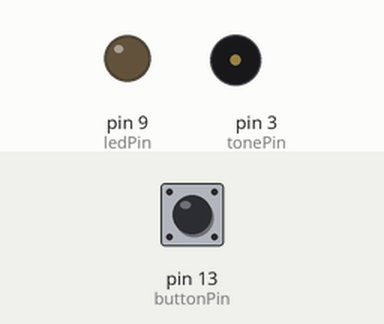
Recording of a sketch running on a simulated Arduino Uno, built with avr-gcc and run on an emulated ATmega328P. Parts: output pins drawn as LEDs (lit = HIGH), buzzer (waves = sounding). Inputs (shaded band) come from the test bench; at power-on: pin 13 (buttonPin) LOW.

Above: at 1.2 s.
1.3 s: pin 13 (buttonPin) pulled HIGH for 1 s
At 1.85 s:
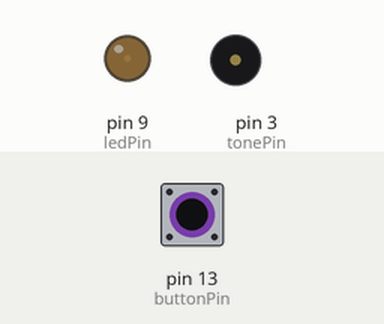
4.3 s: pin 13 (buttonPin) pulled HIGH for 3.2 s
At 5.9 s:
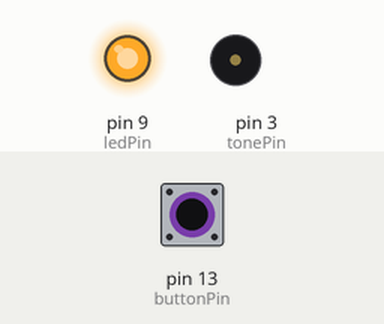
Timing chart, 0 to 10.2 s (numbered marks = the images above; inputs shaded):
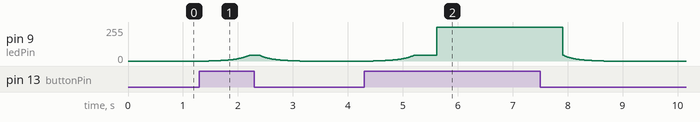

The sketch:

Gauntlet.ino
```cpp
/*
*/
// constants //
const int buttonPin = 13;          // PIN for switch to ground
const int tonePin = 3;            // PIN for Speaker to ground through 100ohm resistor
const int ledPin =  9;            // PIN for LED OUTPUT
const int ledBoard =  13;         // Onboard LED (indicates top of ramp)
const int delaySpeed = 4;         // Time between next step of the change
const int sprayDuration = 2000;    // Intervals the spray-jet is on for (2sec ~= 400)
const int pwmIntervals = 300;     // Howmany times it changes brightness/sound frequency
const int toneFreqLow   = 3250;   // Tone Freqency at bottom of Ramp-up
const int toneFreqHigh  = 5500;   // Tone Frequency at top of Ramp-Up

// --------------------------------------------------------------------------------------//
// variables //
int buttonState = 0;            // variable for reading the pushbutton status
int fadeValue = 0;              // variable for storing the PWM duty
int pwmInt = 0;                 // variable for which interval we are at
int toneValue = toneFreqLow;    // Preset the starting tone value to lower ramp frequency
int sprayDuty = sprayDuration;  // Remainder of Spray Intervals
float Rled;                     // Log curve calulation for LED
int rampDown = 0;

// --------------------------------------------------------------------------------------//
// Initialise stuff //
void setup() {
  pinMode(ledPin, OUTPUT);
  pinMode(tonePin, OUTPUT);
  pinMode(buttonPin, INPUT);
  Rled = (pwmIntervals * log10(2))/(log10(255));
}

// Run the Stuff //
void loop() {
  buttonState = digitalRead(buttonPin);
  if (buttonState == HIGH) {
    // FADE UP //
    if (pwmInt < pwmIntervals){
      pwmInt+=1.5;
      fadeValue = pow(2, (pwmInt / Rled)) -1;
      setTone(pwmInt);
      rampDown = 1;
    } else {
      // FIRE //
      rampDown = 0;
      noTone(tonePin);
      // Handle the Sprayer
      if (sprayDuty > 1){
        digitalWrite(ledBoard, HIGH);
        sprayDuty--;
      } else {
        // FIRE //
        digitalWrite(ledBoard, LOW);
      }
    }
  } else {
    // FADE OUT //
    digitalWrite(ledBoard, LOW);
    sprayDuty = sprayDuration;
    if (pwmInt > 0 ){
      pwmInt--;
      fadeValue = pow(2, (pwmInt / Rled)) -1;
      if (rampDown > 0){
          setTone(pwmInt);
      }
    } else {
      noTone(tonePin);
    }
  }
  analogWrite(ledPin, fadeValue);
  delay(delaySpeed);
}
// Helper function sets the tone frequency based on interval-step
void setTone(int interval){
  int freqRange = (toneFreqHigh-toneFreqLow);
  toneValue = toneFreqLow + ( (freqRange/pwmIntervals) * interval );
  tone(tonePin, toneValue);
}
```

Measured:
- after the input at 1.3 s, pin 9 (ledPin): rises from 0/255 to 43/255 in 0.74 s, then falls to 0/255 in 0.93 s
- after the input at 4.3 s, pin 9 (ledPin): rises from 0/255 to 253/255 in 1.2 s, then falls to 0/255 in 3.0 s
